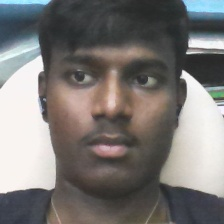
#> input picture dataset/images/session_1783423697_p000_s013.jpg, 224 x 224 px, given in place of session_1783423697_p000_s000.jpg, which was not available
$ python train_image_model.py
#> lines starting #> are read from the running program, lines starting #| are printed output that depends on the picture; pictures that were not available may be replaced by others from this repository, and a replacement may not be noted
"""
Train an image-based gaze regressor from data collected by collect_data.py.

Pipeline
--------
1. Read dataset/labels.csv, load each face-crop JPG.
2. Turn each image into a compact feature vector: convert to grayscale,
   resize to a small square (default 32x32), equalize, and flatten to [0,1].
   (No deep-learning framework is required -- this keeps the project's
   lightweight, from-scratch spirit and runs on CPU in seconds.)
3. Fit an sklearn MLPRegressor mapping image features -> normalized (x, y).
   Targets are normalized [0,1] so the model is screen-resolution independent.
4. Report accuracy on a held-out split, in both normalized and pixel units,
   and pickle the model + preprocessing config to models/gaze_image_model.pkl.

Usage:
    python train_image_model.py
    python train_image_model.py --data dataset --img-size 32 --model ridge
    python train_image_model.py --model mlp --hidden 256 128
"""
import cv2
import numpy as np
import pandas as pd
import argparse
import os
import pickle

from sklearn.model_selection import train_test_split
from sklearn.neural_network import MLPRegressor
from sklearn.linear_model import Ridge
from sklearn.multioutput import MultiOutputRegressor


def parse_args():
    p = argparse.ArgumentParser(description="Train an image-based gaze model from collected face crops.")
    p.add_argument("--data", default="dataset", help="Dataset folder produced by collect_data.py (default: dataset)")
    p.add_argument("--out", default="models/gaze_image_model.pkl", help="Output model path")
    p.add_argument("--img-size", type=int, default=32, help="Downscaled square size fed to the model (default: 32)")
    p.add_argument("--model", choices=["mlp", "ridge"], default="mlp", help="Regressor type (default: mlp)")
    p.add_argument("--hidden", type=int, nargs="+", default=[256, 128],
                   help="MLP hidden layer sizes (default: 256 128)")
    p.add_argument("--test-frac", type=float, default=0.2, help="Held-out fraction for evaluation (default: 0.2)")
    p.add_argument("--seed", type=int, default=42, help="Random seed")
    return p.parse_args()


def image_to_features(bgr, img_size):
    """Grayscale -> resize -> histogram-equalize -> flatten to [0,1] floats."""
    gray = cv2.cvtColor(bgr, cv2.COLOR_BGR2GRAY)
    small = cv2.resize(gray, (img_size, img_size), interpolation=cv2.INTER_AREA)
    small = cv2.equalizeHist(small)          # normalize lighting across sessions
    return small.astype(np.float32).flatten() / 255.0


def load_dataset(data_dir, img_size):
    """Load features X and normalized targets Y from labels.csv + images/."""
#> called with data_dir = 'dataset', img_size = 32
    labels_path = os.path.join(data_dir, "labels.csv")
    images_dir = os.path.join(data_dir, "images")
    if not os.path.exists(labels_path):
        raise FileNotFoundError(f"labels.csv not found in {data_dir}. Run collect_data.py first.")

    df = pd.read_csv(labels_path)
#> (reads dataset/labels.csv from the repository)
    X, Y, kept, missing = [], [], 0, 0
    for _, row in df.iterrows():
        img_path = os.path.join(images_dir, str(row["image"]))
        bgr = cv2.imread(img_path)
#> bgr is the input picture: shape (224, 224, 3); mean B, G, R 117.2, 119.4, 122.4
        if bgr is None:
            missing += 1
            continue
        X.append(image_to_features(bgr, img_size))
#> in image_to_features, `gray = cv2.cvtColor(bgr, cv2.COLOR_BGR2GRAY)`:
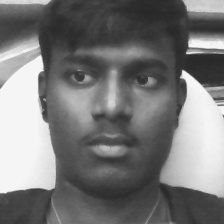
#> gray: shape (224, 224); min 39, max 251, mean 120
#> in image_to_features, `small = cv2.resize(gray, (img_size, img_size), interpolation=cv2.INTER..`:
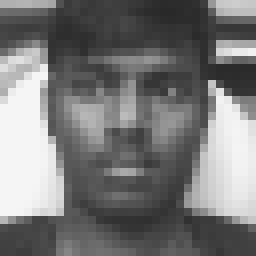
#> small: shape (32, 32) (shown 8 times larger); min 41, max 245, mean 120
#> in image_to_features, `small = cv2.equalizeHist(small)`:
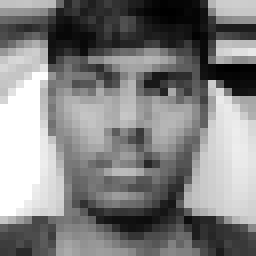
#> small: shape (32, 32) (shown 8 times larger); min 0, max 255, mean 128.9
        Y.append([float(row["target_norm_x"]), float(row["target_norm_y"])])
        kept += 1
#> pass 2 of the loop in load_dataset, `for _, row in df.iterrows():`:
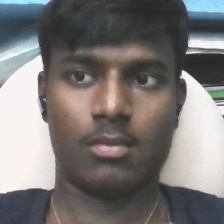
#> input picture dataset/images/session_1783423697_p000_s018.jpg, 224 x 224 px, given in place of session_1783423697_p000_s001.jpg, which was not available
#> in load_dataset, bgr is the input picture: shape (224, 224, 3); mean B, G, R 117.5, 119.3, 122.1
#> in image_to_features (call 2), `gray = cv2.cvtColor(bgr, cv2.COLOR_BGR2GRAY)`:
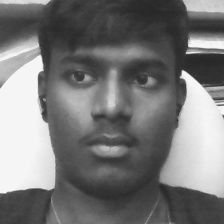
#> gray: shape (224, 224); min 39, max 251, mean 119.9
#> in image_to_features (call 2), `small = cv2.equalizeHist(small)`:
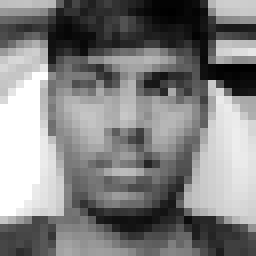
#> small: shape (32, 32) (shown 8 times larger); min 0, max 255, mean 129

    if kept == 0:
        raise RuntimeError("No images could be loaded. Check the images/ folder.")
    if missing:
        print(f"[Train] Warning: {missing} images listed in labels.csv were missing on disk.")

    # Median screen size across rows -> used to translate error into pixels.
    screen_w = int(df["screen_w"].median())
    screen_h = int(df["screen_h"].median())
    print(f"[Train] Loaded {kept} images | feature dim = {len(X[0])} | screen ~ {screen_w}x{screen_h}")
    return np.array(X, dtype=np.float32), np.array(Y, dtype=np.float32), screen_w, screen_h


def build_model(args):
    if args.model == "ridge":
        # Ridge handles high-dim pixel inputs well and never overfits hard; a
        # solid, fast baseline. Wrapped for 2 independent outputs (x, y).
        return MultiOutputRegressor(Ridge(alpha=1.0))
    return MLPRegressor(
        hidden_layer_sizes=tuple(args.hidden),
        activation="relu",
        solver="adam",
        alpha=1e-3,                 # L2 regularization
        batch_size=32,
        learning_rate_init=1e-3,
        max_iter=1500,
        early_stopping=True,        # hold out an internal val split
        n_iter_no_change=30,
        random_state=args.seed,
    )


def report(name, y_true, y_pred, screen_w, screen_h):
    """Print normalized MAE and Euclidean pixel error for a split."""
    mae = np.mean(np.abs(y_true - y_pred), axis=0)  # per-axis, normalized
    # Convert normalized error to pixels using screen dimensions.
    dx = (y_true[:, 0] - y_pred[:, 0]) * screen_w
    dy = (y_true[:, 1] - y_pred[:, 1]) * screen_h
    px_err = np.sqrt(dx ** 2 + dy ** 2)

    def r2(yt, yp):
        ss_res = np.sum((yt - yp) ** 2)
        ss_tot = np.sum((yt - yt.mean()) ** 2)
        return 1.0 - ss_res / ss_tot if ss_tot > 0 else 0.0

    print(f"[{name}] norm MAE x={mae[0]:.4f} y={mae[1]:.4f} | "
          f"R^2 x={r2(y_true[:,0], y_pred[:,0]):.3f} y={r2(y_true[:,1], y_pred[:,1]):.3f} | "
          f"pixel err mean={px_err.mean():.1f} median={np.median(px_err):.1f}")


def main():
    args = parse_args()
    X, Y, screen_w, screen_h = load_dataset(args.data, args.img_size)

    if len(X) < 10:
        print(f"[Train] Only {len(X)} samples -- collect more data before training.")
        return

    X_tr, X_te, Y_tr, Y_te = train_test_split(
        X, Y, test_size=args.test_frac, random_state=args.seed
    )
    print(f"[Train] Train={len(X_tr)}  Test={len(X_te)}  Model={args.model}")

    model = build_model(args)
    model.fit(X_tr, Y_tr)

    report("Train", Y_tr, model.predict(X_tr), screen_w, screen_h)
    report("Test ", Y_te, model.predict(X_te), screen_w, screen_h)

    os.makedirs(os.path.dirname(args.out) or ".", exist_ok=True)
    payload = {
        "model": model,
        "img_size": args.img_size,
        "model_type": args.model,
        "screen_w": screen_w,
        "screen_h": screen_h,
    }
    with open(args.out, "wb") as f:
        pickle.dump(payload, f)
    print(f"[Train] Saved model to {args.out}")
    print("[Train] Predicts NORMALIZED (x, y) in [0,1]; multiply by screen size for pixels.")


if __name__ == "__main__":
    main()
